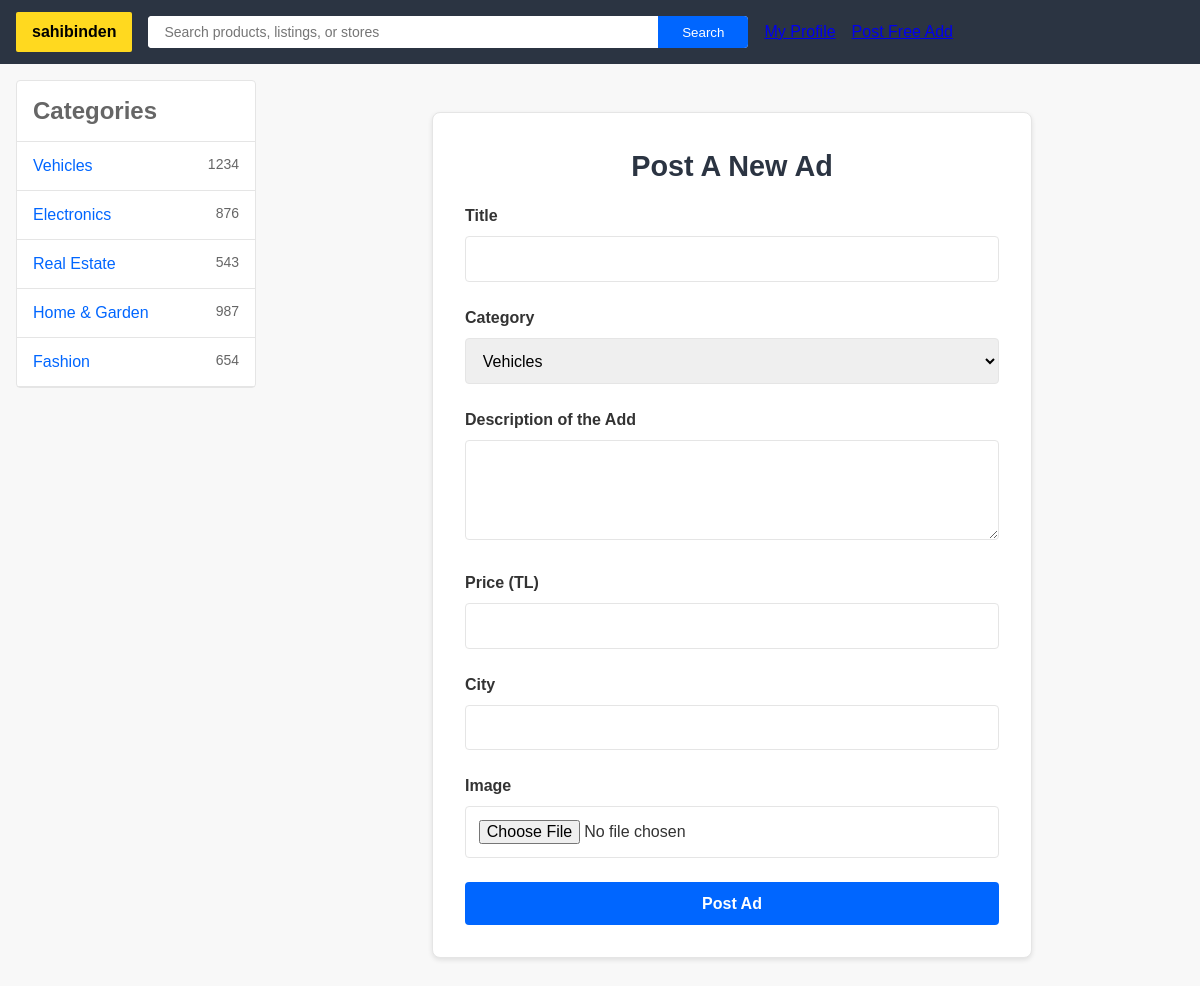
Screenshot of /post-ad with the database file from the repository.
### tables this page shows
CREATE TABLE categories
                 (id INTEGER PRIMARY KEY AUTOINCREMENT,
                  name TEXT NOT NULL UNIQUE,
                  count INTEGER DEFAULT 0);

### app.py (the view, shortened to what this page needs)
@app.route('/post-ad', methods=['GET', 'POST'])
def post_ad(): #If we wish to post a new add this route gets executed.
    conn = sqlite3.connect('database.db')
    conn.row_factory = sqlite3.Row
    c = conn.cursor()
    categories = c.execute('SELECT * FROM categories').fetchall()
    conn.close()
    return render_template('post_ad.html', categories=categories)

### templates/post_ad.html (shortened to what this page needs)
{% extends "base.html" %}
{% block content %}
<div class="post-ad-container">
    <h1 class="post-ad-title">Post A New Ad</h1>
    <form method="POST" enctype="multipart/form-data" class="post-ad-form">
        <div class="form-row">
            <label for="title">Title</label>
            <input type="text" id="title" name="title" required>
        </div>
        <div class="form-row">
            <label for="category">Category</label>
            <select id="category" name="category_id" required>
                {% for category in categories %}
                <option value="{{ category.id }}">{{ category.name }}</option>
                {% endfor %}
            </select>
        </div>
        <div class="form-row">
            <label for="description">Description of the Add</label>
            <textarea id="description" name="description" rows="4" required></textarea>
        </div>
        <div class="form-row">
            <label for="price">Price (TL)</label>
            <input type="number" id="price" name="price" step="0.01" required>
        </div>
        <div class="form-row">
            <label for="city">City</label>
            <input type="text" id="city" name="city" required>
        </div>
        <div class="form-row">
            <label for="image">Image</label>
            <input type="file" id="image" name="image" accept="image/*" required>
        </div>
        <button type="submit" class="btn-submit">Post Ad</button>
    </form>
</div>
{% endblock %}

### templates/base.html (shortened to what this page needs)
<!DOCTYPE html>
<html lang="en">
<head>
    <link rel="stylesheet" href="{{ url_for('static', filename='css/styles.css') }}">
</head>
<body>
    <header class="header">
        <div class="header-content">
            <a href="{{ url_for('home') }}" class="logo">sahibinden</a>
            <form action="{{ url_for('search') }}" method="GET" class="search-box">
                <input type="text" name="q" placeholder="Search products, listings, or stores">
                <button type="submit" class="search-btn">Search</button>
            </form>
            <div class="header-actions">
                <a href="{{ url_for('my_profile') }}" class="btn-text">My Profile</a>
                <a href="{{ url_for('post_ad') }}" class="btn-primary">Post Free Add</a>
            </div>
        </div>
    </header>
    <div class="main-container">
        <aside class="sidebar">
            <div class="categories">
                <h2 class="categories-title">Categories</h2>
                <ul class="category-list">
                    {% for category in categories %}
                    <li>
                        <a href="{{ url_for('category', category_id=category['id']) }}" class="category-item">
                            <span class="category-name">{{ category['name'] }}</span>
                            <span class="category-count">{{ category['count'] }}</span>
                        </a>
                    </li>
                    {% endfor %}
                </ul>
            </div>
        </aside>
        <main class="content">
            {% block content %}{% endblock %}
        </main>
    </div>
</body>
</html>

### static/css/styles.css (style rules this page uses)
:root { --sahibinden-yellow: #ffd91f; --sahibinden-dark-blue: #2b3442; --sahibinden-blue: #0066ff; --text-gray: #333; --border-gray: #e5e5e5; --background-gray: #f8f8f8; }
* { margin: 0; padding: 0; box-sizing: border-box; }
body { font-family: Arial, sans-serif; background-color: #f8f8f8; color: var(--text-gray); line-height: 1.5; }
.header { background-color: var(--sahibinden-dark-blue); padding: 0.75rem 0; position: sticky; top: 0; z-index: 100; }
.header-content { max-width: 1200px; margin: 0 auto; padding: 0 1rem; display: flex; align-items: center; gap: 1rem; }
.logo { background-color: var(--sahibinden-yellow); padding: 0.5rem 1rem; font-weight: bold; color: #000; text-decoration: none; border-radius: 2px; }
.search-box { display: flex; flex: 1; max-width: 600px; background: #fff; border-radius: 4px; overflow: hidden; }
.search-box input { flex: 1; padding: 0.5rem 1rem; border: none; font-size: 0.875rem; }
.search-btn { padding: 0.5rem 1.5rem; background-color: var(--sahibinden-blue); color: white; border: none; cursor: pointer; }
.main-container { max-width: 1200px; margin: 1rem auto; padding: 0 1rem; display: grid; grid-template-columns: 240px 1fr; gap: 1.5rem; }
.categories { background: #fff; border-radius: 4px; border: 1px solid var(--border-gray); }
.categories-title { padding: 0.75rem 1rem; font-weight: 600; color: #666; border-bottom: 1px solid var(--border-gray); }
.category-list { list-style: none; }
.category-item { display: flex; justify-content: space-between; padding: 0.75rem 1rem; color: var(--sahibinden-blue); text-decoration: none; border-bottom: 1px solid var(--border-gray); }
.category-count { color: #666; font-size: 0.875rem; }
.header-actions { display: flex; gap: 1rem; align-items: center; }
.post-ad-container { background: white; padding: 2rem; max-width: 600px; margin: 2rem auto; border: 1px solid var(--border-gray); border-radius: 8px; box-shadow: 0 2px 5px rgba(0, 0, 0, 0.1); }
.post-ad-title { font-size: 1.8rem; margin-bottom: 1rem; text-align: center; color: var(--sahibinden-dark-blue); }
.post-ad-form .form-row { margin-bottom: 1.5rem; }
.form-row label { display: block; font-weight: bold; margin-bottom: 0.5rem; color: var(--text-gray); }
.form-row input, .form-row textarea, .form-row select { width: 100%; padding: 0.8rem; border: 1px solid var(--border-gray); border-radius: 4px; font-size: 1rem; }
.form-row textarea { resize: vertical; }
.btn-submit { background-color: var(--sahibinden-blue); color: white; font-size: 1rem; font-weight: bold; padding: 0.8rem 1.5rem; border: none; border-radius: 4px; cursor: pointer; width: 100%; text-align: center; }

### rows the page displays
categories: name "Vehicles", count "1234"
categories: name "Electronics", count "876"
categories: name "Real Estate", count "543"
categories: name "Home & Garden", count "987"
categories: name "Fashion", count "654"

### other values shown
form field category_id "Vehicles"
